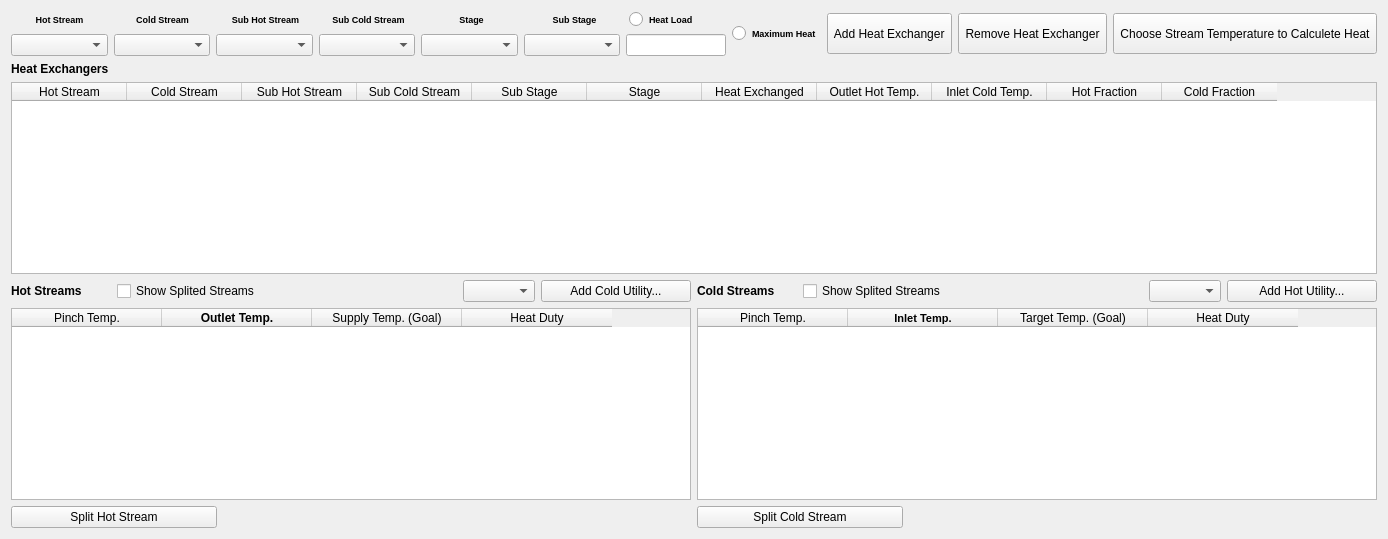
          <widget class="QWidget" name="tab_7">
           <attribute name="title">
            <string>Below Pinch</string>
           </attribute>
           <layout class="QHBoxLayout" name="horizontalLayout_2">
            <item>
             <layout class="QVBoxLayout" name="below">
              <item>
               <layout class="QVBoxLayout" name="trocadores_b">
                <item>
                 <layout class="QHBoxLayout" name="inputs_b">
                  <item>
                   <layout class="QVBoxLayout" name="caixas_label_b">
                    <item>
                     <layout class="QHBoxLayout" name="labels_input_b">
                      <item>
                       <widget class="QLabel" name="label_47">
                        <property name="enabled">
                         <bool>true</bool>
                        </property>
                        <property name="minimumSize">
                         <size>
                          <width>0</width>
                          <height>0</height>
                         </size>
                        </property>
                        <property name="maximumSize">
                         <size>
                          <width>16777215</width>
                          <height>16777215</height>
                         </size>
                        </property>
                        <property name="font">
                         <font>
                          <pointsize>7</pointsize>
                          <weight>75</weight>
                          <bold>true</bold>
                         </font>
                        </property>
                        <property name="text">
                         <string>Hot Stream</string>
                        </property>
                        <property name="alignment">
                         <set>Qt::AlignCenter</set>
                        </property>
                       </widget>
                      </item>
                      <item>
                       <widget class="QLabel" name="label_48">
                        <property name="maximumSize">
                         <size>
                          <width>16777215</width>
                          <height>16777215</height>
                         </size>
                        </property>
                        <property name="font">
                         <font>
                          <pointsize>7</pointsize>
                          <weight>75</weight>
                          <bold>true</bold>
                         </font>
                        </property>
                        <property name="text">
                         <string>Cold Stream</string>
                        </property>
                        <property name="alignment">
                         <set>Qt::AlignCenter</set>
                        </property>
                       </widget>
                      </item>
                      <item>
                       <widget class="QLabel" name="label_73">
                        <property name="maximumSize">
                         <size>
                          <width>16777215</width>
                          <height>16777215</height>
                         </size>
                        </property>
                        <property name="font">
                         <font>
                          <pointsize>7</pointsize>
                          <weight>75</weight>
                          <bold>true</bold>
                         </font>
                        </property>
                        <property name="text">
                         <string>Sub Hot Stream</string>
                        </property>
                        <property name="alignment">
                         <set>Qt::AlignCenter</set>
                        </property>
                       </widget>
                      </item>
                      <item>
                       <widget class="QLabel" name="label_74">
                        <property name="maximumSize">
                         <size>
                          <width>16777215</width>
                          <height>16777215</height>
                         </size>
                        </property>
                        <property name="font">
                         <font>
                          <pointsize>7</pointsize>
                          <weight>75</weight>
                          <bold>true</bold>
                         </font>
                        </property>
                        <property name="text">
                         <string>Sub Cold Stream</string>
                        </property>
                        <property name="alignment">
                         <set>Qt::AlignCenter</set>
                        </property>
                       </widget>
                      </item>
                      <item>
                       <widget class="QLabel" name="label_49">
                        <property name="maximumSize">
                         <size>
                          <width>16777215</width>
                          <height>16777215</height>
                         </size>
                        </property>
                        <property name="font">
                         <font>
                          <pointsize>7</pointsize>
                          <weight>75</weight>
                          <bold>true</bold>
                         </font>
                        </property>
                        <property name="text">
                         <string>Stage</string>
                        </property>
                        <property name="alignment">
                         <set>Qt::AlignCenter</set>
                        </property>
                       </widget>
                      </item>
                      <item>
                       <widget class="QLabel" name="label_50">
                        <property name="maximumSize">
                         <size>
                          <width>16777215</width>
                          <height>16777215</height>
                         </size>
                        </property>
                        <property name="font">
                         <font>
                          <pointsize>7</pointsize>
                          <weight>75</weight>
                          <bold>true</bold>
                         </font>
                        </property>
                        <property name="text">
                         <string>Sub Stage</string>
                        </property>
                        <property name="alignment">
                         <set>Qt::AlignCenter</set>
                        </property>
                       </widget>
                      </item>
                      <item>
                       <widget class="QRadioButton" name="radioButton_17">
                        <property name="font">
                         <font>
                          <pointsize>7</pointsize>
                          <weight>75</weight>
                          <bold>true</bold>
                         </font>
                        </property>
                        <property name="text">
                         <string>Heat Load</string>
                        </property>
                       </widget>
                      </item>
                     </layout>
                    </item>
                    <item>
                     <layout class="QHBoxLayout" name="caixinhas_input_b">
                      <item>
                       <widget class="QComboBox" name="comboBox_35">
                        <property name="maximumSize">
                         <size>
                          <width>16777215</width>
                          <height>16777215</height>
                         </size>
                        </property>
                       </widget>
                      </item>
                      <item>
                       <widget class="QComboBox" name="comboBox_36">
                        <property name="maximumSize">
                         <size>
                          <width>16777215</width>
                          <height>16777215</height>
                         </size>
                        </property>
                       </widget>
                      </item>
                      <item>
                       <widget class="QComboBox" name="comboBox_53">
                        <property name="maximumSize">
                         <size>
                          <width>16777215</width>
                          <height>16777215</height>
                         </size>
                        </property>
                       </widget>
                      </item>
                      <item>
                       <widget class="QComboBox" name="comboBox_54">
                        <property name="maximumSize">
                         <size>
                          <width>16777215</width>
                          <height>16777215</height>
                         </size>
                        </property>
                       </widget>
                      </item>
                      <item>
                       <widget class="QComboBox" name="comboBox_39">
                        <property name="maximumSize">
                         <size>
                          <width>16777215</width>
                          <height>16777215</height>
                         </size>
                        </property>
                       </widget>
                      </item>
                      <item>
                       <widget class="QComboBox" name="comboBox_40">
                        <property name="maximumSize">
                         <size>
                          <width>16777215</width>
                          <height>16777215</height>
                         </size>
                        </property>
                       </widget>
                      </item>
                      <item>
                       <widget class="QLineEdit" name="lineEdit_25">
                        <property name="maximumSize">
                         <size>
                          <width>100</width>
                          <height>16777215</height>
                         </size>
                        </property>
                       </widget>
                      </item>
                     </layout>
                    </item>
                   </layout>
                  </item>
                  <item>
                   <layout class="QHBoxLayout" name="botoes_input_b">
                    <item>
                     <widget class="QRadioButton" name="radioButton_20">
                      <property name="maximumSize">
                       <size>
                        <width>16777215</width>
                        <height>16777215</height>
                       </size>
                      </property>
                      <property name="font">
                       <font>
                        <pointsize>7</pointsize>
                        <weight>75</weight>
                        <bold>true</bold>
                       </font>
                      </property>
                      <property name="text">
                       <string>Maximum Heat</string>
                      </property>
                     </widget>
                    </item>
                    <item>
                     <widget class="QPushButton" name="pushButton_18">
                      <property name="minimumSize">
                       <size>
                        <width>0</width>
                        <height>41</height>
                       </size>
                      </property>
                      <property name="maximumSize">
                       <size>
                        <width>16777215</width>
                        <height>16777215</height>
                       </size>
                      </property>
                      <property name="text">
                       <string> Add Heat Exchanger </string>
                      </property>
                     </widget>
                    </item>
                    <item>
                     <widget class="QPushButton" name="pushButton_15">
                      <property name="minimumSize">
                       <size>
                        <width>0</width>
                        <height>41</height>
                       </size>
                      </property>
                      <property name="maximumSize">
                       <size>
                        <width>16777215</width>
                        <height>16777215</height>
                       </size>
                      </property>
                      <property name="text">
                       <string> Remove Heat Exchanger </string>
                      </property>
                     </widget>
                    </item>
                    <item>
                     <widget class="QPushButton" name="pushButton_17">
                      <property name="minimumSize">
                       <size>
                        <width>0</width>
                        <height>41</height>
                       </size>
                      </property>
                      <property name="maximumSize">
                       <size>
                        <width>16777215</width>
                        <height>16777215</height>
                       </size>
                      </property>
                      <property name="text">
                       <string> Choose Stream Temperature to Calculete Heat </string>
                      </property>
                     </widget>
                    </item>
                   </layout>
                  </item>
                 </layout>
                </item>
                <item>
                 <widget class="QLabel" name="label_72">
                  <property name="minimumSize">
                   <size>
                    <width>452</width>
                    <height>0</height>
                   </size>
                  </property>
                  <property name="maximumSize">
                   <size>
                    <width>0</width>
                    <height>16777215</height>
                   </size>
                  </property>
                  <property name="font">
                   <font>
                    <weight>75</weight>
                    <bold>true</bold>
                   </font>
                  </property>
                  <property name="text">
                   <string>Heat Exchangers</string>
                  </property>
                 </widget>
                </item>
                <item>
                 <widget class="QTableWidget" name="tableWidget_14">
                  <property name="minimumSize">
                   <size>
                    <width>0</width>
                    <height>0</height>
                   </size>
                  </property>
                  <property name="maximumSize">
                   <size>
                    <width>16777215</width>
                    <height>16777215</height>
                   </size>
                  </property>
                  <property name="showGrid">
                   <bool>true</bool>
                  </property>
                  <attribute name="horizontalHeaderDefaultSectionSize">
                   <number>115</number>
                  </attribute>
                  <column>
                   <property name="text">
                    <string>Hot Stream</string>
                   </property>
                  </column>
                  <column>
                   <property name="text">
                    <string>Cold Stream</string>
                   </property>
                  </column>
                  <column>
                   <property name="text">
                    <string>Sub Hot Stream</string>
                   </property>
                  </column>
                  <column>
                   <property name="text">
                    <string>Sub Cold Stream</string>
                   </property>
                  </column>
                  <column>
                   <property name="text">
                    <string>Sub Stage</string>
                   </property>
                  </column>
                  <column>
                   <property name="text">
                    <string>Stage</string>
                   </property>
                  </column>
                  <column>
                   <property name="text">
                    <string>Heat Exchanged</string>
                   </property>
                  </column>
                  <column>
                   <property name="text">
                    <string>Outlet Hot Temp.</string>
                   </property>
                  </column>
                  <column>
                   <property name="text">
                    <string>Inlet Cold Temp.</string>
                   </property>
                  </column>
                  <column>
                   <property name="text">
                    <string>Hot Fraction</string>
                   </property>
                  </column>
                  <column>
                   <property name="text">
                    <string>Cold Fraction</string>
                   </property>
                  </column>
                 </widget>
                </item>
               </layout>
              </item>
              <item>
               <layout class="QHBoxLayout" name="correntes_b">
                <item>
                 <layout class="QVBoxLayout" name="correntes_quentes_b">
                  <item>
                   <layout class="QHBoxLayout" name="horizontalLayout_11">
                    <item>
                     <widget class="QLabel" name="label_70">
                      <property name="minimumSize">
                       <size>
                        <width>100</width>
                        <height>0</height>
                       </size>
                      </property>
                      <property name="maximumSize">
                       <size>
                        <width>16777215</width>
                        <height>16777215</height>
                       </size>
                      </property>
                      <property name="font">
                       <font>
                        <weight>75</weight>
                        <bold>true</bold>
                       </font>
                      </property>
                      <property name="text">
                       <string>Hot Streams</string>
                      </property>
                     </widget>
                    </item>
                    <item>
                     <widget class="QCheckBox" name="checkBox_9">
                      <property name="minimumSize">
                       <size>
                        <width>340</width>
                        <height>0</height>
                       </size>
                      </property>
                      <property name="text">
                       <string>Show Splited Streams</string>
                      </property>
                     </widget>
                    </item>
                    <item>
                     <widget class="QComboBox" name="comboBox_43">
                      <property name="minimumSize">
                       <size>
                        <width>50</width>
                        <height>0</height>
                       </size>
                      </property>
                      <property name="maximumSize">
                       <size>
                        <width>16777215</width>
                        <height>16777215</height>
                       </size>
                      </property>
                     </widget>
                    </item>
                    <item>
                     <widget class="QPushButton" name="pushButton_20">
                      <property name="minimumSize">
                       <size>
                        <width>150</width>
                        <height>0</height>
                       </size>
                      </property>
                      <property name="maximumSize">
                       <size>
                        <width>16777215</width>
                        <height>16777215</height>
                       </size>
                      </property>
                      <property name="text">
                       <string>Add Cold Utility...</string>
                      </property>
                     </widget>
                    </item>
                   </layout>
                  </item>
                  <item>
                   <widget class="QTableWidget" name="tableWidget_15">
                    <property name="minimumSize">
                     <size>
                      <width>0</width>
                      <height>0</height>
                     </size>
                    </property>
                    <property name="sizeAdjustPolicy">
                     <enum>QAbstractScrollArea::AdjustToContents</enum>
                    </property>
                    <attribute name="horizontalHeaderDefaultSectionSize">
                     <number>150</number>
                    </attribute>
                    <column>
                     <property name="text">
                      <string>Pinch Temp.</string>
                     </property>
                    </column>
                    <column>
                     <property name="text">
                      <string>Outlet Temp.</string>
                     </property>
                     <property name="font">
                      <font>
                       <weight>75</weight>
                       <bold>true</bold>
                      </font>
                     </property>
                    </column>
                    <column>
                     <property name="text">
                      <string>Supply Temp. (Goal)</string>
                     </property>
                    </column>
                    <column>
                     <property name="text">
                      <string>Heat Duty</string>
                     </property>
                    </column>
                   </widget>
                  </item>
                  <item>
                   <widget class="QPushButton" name="pushButton_11">
                    <property name="maximumSize">
                     <size>
                      <width>206</width>
                      <height>16777215</height>
                     </size>
                    </property>
                    <property name="text">
                     <string>Split Hot Stream</string>
                    </property>
                   </widget>
                  </item>
                 </layout>
                </item>
                <item>
                 <layout class="QVBoxLayout" name="correntes_frias_b">
                  <item>
                   <layout class="QHBoxLayout" name="horizontalLayout_12">
                    <item>
                     <widget class="QLabel" name="label_71">
                      <property name="minimumSize">
                       <size>
                        <width>100</width>
                        <height>0</height>
                       </size>
                      </property>
                      <property name="maximumSize">
                       <size>
                        <width>16777215</width>
                        <height>16777215</height>
                       </size>
                      </property>
                      <property name="font">
                       <font>
                        <weight>75</weight>
                        <bold>true</bold>
                       </font>
                      </property>
                      <property name="text">
                       <string>Cold Streams</string>
                      </property>
                     </widget>
                    </item>
                    <item>
                     <widget class="QCheckBox" name="checkBox_10">
                      <property name="minimumSize">
                       <size>
                        <width>340</width>
                        <height>0</height>
                       </size>
                      </property>
                      <property name="text">
                       <string>Show Splited Streams</string>
                      </property>
                     </widget>
                    </item>
                    <item>
                     <widget class="QComboBox" name="comboBox_44">
                      <property name="minimumSize">
                       <size>
                        <width>50</width>
                        <height>0</height>
                       </size>
                      </property>
                      <property name="maximumSize">
                       <size>
                        <width>16777215</width>
                        <height>16777215</height>
                       </size>
                      </property>
                     </widget>
                    </item>
                    <item>
                     <widget class="QPushButton" name="pushButton_21">
                      <property name="minimumSize">
                       <size>
                        <width>150</width>
                        <height>0</height>
                       </size>
                      </property>
                      <property name="maximumSize">
                       <size>
                        <width>16777215</width>
                        <height>16777215</height>
                       </size>
                      </property>
                      <property name="text">
                       <string>Add Hot Utility...</string>
                      </property>
                     </widget>
                    </item>
                   </layout>
                  </item>
                  <item>
                   <widget class="QTableWidget" name="tableWidget_17">
                    <attribute name="horizontalHeaderDefaultSectionSize">
                     <number>150</number>
                    </attribute>
                    <column>
                     <property name="text">
                      <string>Pinch Temp.</string>
                     </property>
                    </column>
                    <column>
                     <property name="text">
                      <string>Inlet Temp.</string>
                     </property>
                     <property name="font">
                      <font>
                       <family>MS Shell Dlg 2</family>
                       <pointsize>8</pointsize>
                       <weight>75</weight>
                       <bold>true</bold>
                      </font>
                     </property>
                    </column>
                    <column>
                     <property name="text">
                      <string>Target Temp. (Goal)</string>
                     </property>
                    </column>
                    <column>
                     <property name="text">
                      <string>Heat Duty</string>
                     </property>
                    </column>
                   </widget>
                  </item>
                  <item>
                   <widget class="QPushButton" name="pushButton_12">
                    <property name="maximumSize">
                     <size>
                      <width>206</width>
                      <height>16777215</height>
                     </size>
                    </property>
                    <property name="text">
                     <string>Split Cold Stream</string>
                    </property>
                   </widget>
                  </item>
                 </layout>
                </item>
               </layout>
              </item>
             </layout>
            </item>
           </layout>
          </widget>
